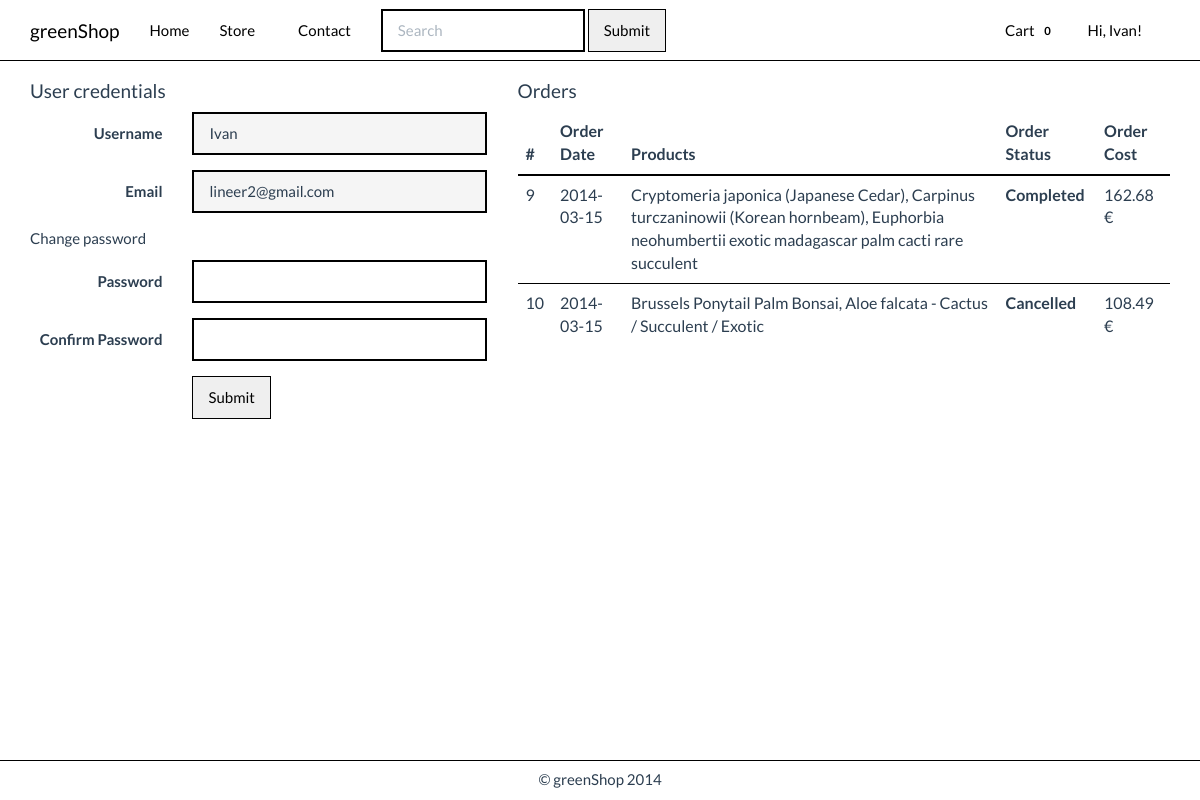
The app's page /profile.php (signed in) with its own data.
### tables this page shows
CREATE TABLE IF NOT EXISTS `tbl_user` (
  `user_id` int(10) unsigned NOT NULL AUTO_INCREMENT,
  `user_name` varchar(20) NOT NULL DEFAULT '',
  `password` varchar(128) NOT NULL DEFAULT '',
  `user_email` varchar(25) NOT NULL DEFAULT '',
  `created_at` datetime NOT NULL DEFAULT '0000-00-00 00:00:00',
  `updated_at` datetime NOT NULL DEFAULT '0000-00-00 00:00:00',
  `user_is_admin` tinyint(1) DEFAULT NULL,
  PRIMARY KEY (`user_id`),
  UNIQUE KEY `user_name` (`user_name`)
);

CREATE TABLE IF NOT EXISTS `tbl_order` (
  `od_id` int(10) unsigned NOT NULL AUTO_INCREMENT,
  `user_id` int(10) unsigned NOT NULL,
  `od_date` date NOT NULL,
  `od_status` enum('New','Shipped','Completed','Cancelled') NOT NULL DEFAULT 'New',
  `od_name` varchar(50) NOT NULL DEFAULT '',
  `od_address` varchar(100) NOT NULL DEFAULT '',
  `od_city` varchar(100) NOT NULL DEFAULT '',
  `od_postal_code` varchar(10) NOT NULL DEFAULT '',
  `od_cost` varchar(10) DEFAULT '0.00',
  PRIMARY KEY (`od_id`),
  KEY `user_id` (`user_id`)
);

### includes/dbManager.php (called while the page is built, shortened)
<?php
class dbManager {
	private $link;
	private static $instance = NULL;
	private function __construct(){
		$this->link = mysql_connect(DB_HOST, DB_USER, DB_PASSWORD);
		$this->db = mysql_select_db(DB_DATABASE, $this->link);
	}
	public static function  getInstance(){
		if(dbManager::$instance === NULL){
			$instance = new dbManager();
		}
		return $instance;
	}
	public function selectQuery($query){
		$res = mysql_query($query, $this->link);
		$result = array();
		while (($row = mysql_fetch_object($res)) !== false) {
			$result[] = $row;
		}
		return $result;
	}
}
?>

### includes/profile-data.php (called while the page is built, shortened)
<?php
$user_id = $_SESSION['SESS_USER_ID'];
require_once(__DIR__ . DIRECTORY_SEPARATOR . '..' . DIRECTORY_SEPARATOR . 'includes' . DIRECTORY_SEPARATOR . 'dbManager.php');
$dbManager = dbManager::getInstance();
$user = $dbManager->selectQuery("SELECT * FROM tbl_user WHERE user_id=".$user_id." LIMIT 1");
$user = $user[0];
$orders = $dbManager->selectQuery("SELECT `tbl_order`.*,GROUP_CONCAT(`pd_name` SEPARATOR ', ') as `products`
						FROM `tbl_order`,`tbl_order_item`, `tbl_product`
						WHERE `tbl_order`.`od_id` = `tbl_order_item`.`od_id`
						AND `tbl_product`.`pd_id` = `tbl_order_item`.`pd_id`
						AND user_id=".$user_id." GROUP BY `od_id`");
?>

### profile.php (the view, shortened to what this page needs)
<?php
include 'includes/header.php';
include 'includes/nav.php';
include 'includes/profile-data.php';
?>
<div id="main">
    <div class="container signin-profile">
      <div class="row">
        <div class="col-md-5">
          <h4>User credentials</h4>
          <form class="form-horizontal" action="includes/profile-data.php" method="POST">
            <div class="form-group">
              <label for="inputEmail1" class="control-label col-md-4">Username</label>
              <div class="col-md-8">
                <input type="text" value="<?php echo $user->user_name ?>" class="form-control" disabled name="username" id="inputEmail1">
              </div>
            </div>
            <div class="form-group">
              <label class="control-label col-md-4">Email</label>
              <div class="controls col-md-8">
                <input type="email" value="<?php echo $user->user_email ?>" class="form-control" disabled name="email">
              </div>
            </div>
            <p>Change password</p>
            <div class="form-group">
              <label class="control-label col-md-4">Password</label>
              <div class="controls col-md-8">
                <input type="password" class="form-control" name="password">
              </div>
            </div>
            <div class="form-group">
              <label class="control-label col-md-4">Confirm Password</label>
              <div class="controls col-md-8">
                <input type="password" class="form-control" name="cpassword">
              </div>
            </div>
            <div class="form-group">
              <label class="control-label col-md-4"></label>
              <div class="controls col-md-8">
                <button type="submit" class="btn">Submit</button>
              </div>
            </div>
          </form>
        </div>
        <div class="col-md-7">
          <h4>Orders</h4>
          <?php
          if(isset($orders))
          {
          ?>
          <table class="table">
            <thead>
              <tr>
                <th>#</th>
                <th>Order Date</th>
                <th>Products</th>
                <th>Order Status</th>
                <th>Order Cost</th>
              </tr>
            </thead>
            <tbody>
              <?php
                foreach ($orders as $order) {
                  switch ($order->od_status) {
                    case 'Completed':
                      $status = '<span><strong>Completed</strong></span>';
                      break;
                    case 'Cancelled':
                      $status = '<span><strong>Cancelled</strong></span>';
                      break;
                  }
                ?>
                  <tr>
                    <td><?php echo $order->od_id ?></td>
                    <td><?php echo $order->od_date ?></td>
                    <td><?php echo $order->products ?></td>
                    <td><?php echo $status ?></td>
                    <td> <?php echo sprintf('%01.2f', $order->od_cost); ?> &euro;</td>
                  </tr>
                <?php
                }
              ?>
            </tbody>
          </table>
          <?php
          }
          else { ?>
            <div class="alert"><strong>We didn't find any order placed by you.</strong></div>
          <?php
          }
          ?>
        </div>
      </div>
    </div>
</div>
<?php
include 'includes/footer.php';
?>

### css/styles.css (style rules this page uses)
body { padding-top: 50px; }
html, body { height: 100%; }
.signin-profile { padding-top: 20px; }

### records on screen
tbl_user: username "Ivan", email "lineer2@gmail.com"
tbl_order: od_id "9", od_date "2014-03-15", products "Cryptomeria japonica (Japanese Cedar), Carpinus turczaninowii (Korean hornbeam), Euphorbia neohumbertii exotic madagascar palm cacti rare succulent", od_status "Completed", od_cost "162.68"
tbl_order: od_id "10", od_date "2014-03-15", products "Brussels Ponytail Palm Bonsai, Aloe falcata - Cactus / Succulent / Exotic", od_status "Cancelled", od_cost "108.49"

### other values on screen
$_SESSION['SESS_USERNAME'] "Ivan"
